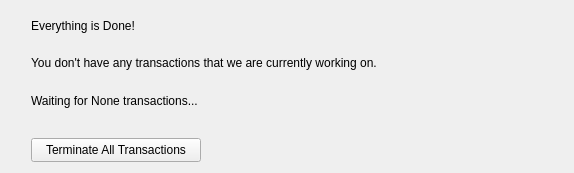
      <widget class="QWidget" name="page_4">
       <layout class="QGridLayout" name="gridLayout_5">
        <item row="0" column="0">
         <layout class="QHBoxLayout" name="horizontalLayout_12">
          <item>
           <layout class="QVBoxLayout" name="verticalLayout_7">
            <property name="leftMargin">
             <number>20</number>
            </property>
            <item>
             <widget class="QLabel" name="lbl_status_header">
              <property name="minimumSize">
               <size>
                <width>430</width>
                <height>30</height>
               </size>
              </property>
              <property name="maximumSize">
               <size>
                <width>380</width>
                <height>30</height>
               </size>
              </property>
              <property name="text">
               <string>Everything is Done!</string>
              </property>
             </widget>
            </item>
            <item>
             <widget class="QLabel" name="lbl_status_message">
              <property name="minimumSize">
               <size>
                <width>430</width>
                <height>32</height>
               </size>
              </property>
              <property name="maximumSize">
               <size>
                <width>430</width>
                <height>32</height>
               </size>
              </property>
              <property name="text">
               <string>You don't have any transactions that we are currently working on.</string>
              </property>
              <property name="wordWrap">
               <bool>true</bool>
              </property>
             </widget>
            </item>
            <item>
             <widget class="QLabel" name="lbl_status_message_2">
              <property name="minimumSize">
               <size>
                <width>430</width>
                <height>32</height>
               </size>
              </property>
              <property name="maximumSize">
               <size>
                <width>430</width>
                <height>32</height>
               </size>
              </property>
              <property name="text">
               <string>Waiting for None transactions...</string>
              </property>
              <property name="wordWrap">
               <bool>true</bool>
              </property>
             </widget>
            </item>
            <item>
             <spacer name="verticalSpacer_6">
              <property name="orientation">
               <enum>Qt::Vertical</enum>
              </property>
              <property name="sizeType">
               <enum>QSizePolicy::Fixed</enum>
              </property>
              <property name="sizeHint" stdset="0">
               <size>
                <width>20</width>
                <height>15</height>
               </size>
              </property>
             </spacer>
            </item>
            <item>
             <layout class="QHBoxLayout" name="horizontalLayout_13">
              <item>
               <widget class="QPushButton" name="btn_terminate_transactions">
                <property name="minimumSize">
                 <size>
                  <width>170</width>
                  <height>24</height>
                 </size>
                </property>
                <property name="maximumSize">
                 <size>
                  <width>170</width>
                  <height>24</height>
                 </size>
                </property>
                <property name="text">
                 <string>Terminate All Transactions</string>
                </property>
               </widget>
              </item>
              <item>
               <spacer name="horizontalSpacer_13">
                <property name="orientation">
                 <enum>Qt::Horizontal</enum>
                </property>
                <property name="sizeHint" stdset="0">
                 <size>
                  <width>40</width>
                  <height>20</height>
                 </size>
                </property>
               </spacer>
              </item>
             </layout>
            </item>
           </layout>
          </item>
          <item>
           <widget class="QLabel" name="lbl_status_icon">
            <property name="minimumSize">
             <size>
              <width>96</width>
              <height>96</height>
             </size>
            </property>
            <property name="maximumSize">
             <size>
              <width>96</width>
              <height>96</height>
             </size>
            </property>
            <property name="text">
             <string/>
            </property>
            <property name="pixmap">
             <pixmap resource="../deneme.qrc">:/yeniÖnek/fifsot_icons/online_training_2.png</pixmap>
            </property>
            <property name="scaledContents">
             <bool>true</bool>
            </property>
           </widget>
          </item>
         </layout>
        </item>
       </layout>
      </widget>
